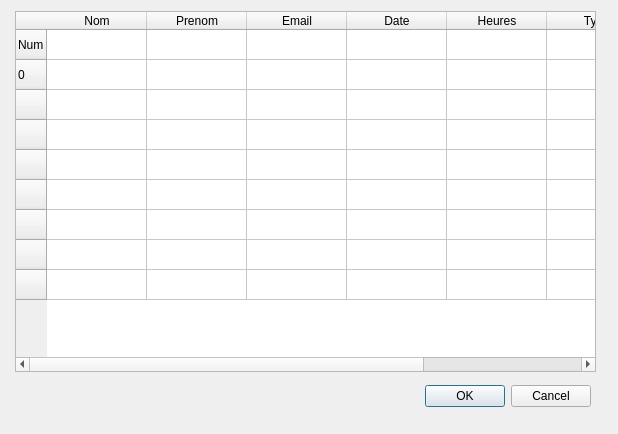
<?xml version="1.0" encoding="UTF-8"?>
<ui version="4.0">
 <class>Dialog</class>
 <widget class="QDialog" name="Dialog">
  <property name="geometry">
   <rect>
    <x>0</x>
    <y>0</y>
    <width>618</width>
    <height>434</height>
   </rect>
  </property>
  <property name="windowTitle">
   <string>Dialog</string>
  </property>
  <widget class="QDialogButtonBox" name="buttonBox">
   <property name="geometry">
    <rect>
     <x>250</x>
     <y>380</y>
     <width>341</width>
     <height>32</height>
    </rect>
   </property>
   <property name="orientation">
    <enum>Qt::Horizontal</enum>
   </property>
   <property name="standardButtons">
    <set>QDialogButtonBox::Cancel|QDialogButtonBox::Ok</set>
   </property>
  </widget>
  <widget class="QTableWidget" name="tableWidget">
   <property name="geometry">
    <rect>
     <x>15</x>
     <y>11</y>
     <width>581</width>
     <height>361</height>
    </rect>
   </property>
   <row>
    <property name="text">
     <string>Num</string>
    </property>
   </row>
   <row>
    <property name="text">
     <string>0</string>
    </property>
   </row>
   <row>
    <property name="text">
     <string/>
    </property>
   </row>
   <row>
    <property name="text">
     <string/>
    </property>
   </row>
   <row>
    <property name="text">
     <string/>
    </property>
   </row>
   <row>
    <property name="text">
     <string/>
    </property>
   </row>
   <row>
    <property name="text">
     <string/>
    </property>
   </row>
   <row>
    <property name="text">
     <string/>
    </property>
   </row>
   <row>
    <property name="text">
     <string/>
    </property>
   </row>
   <column>
    <property name="text">
     <string>Nom</string>
    </property>
   </column>
   <column>
    <property name="text">
     <string>Prenom</string>
    </property>
   </column>
   <column>
    <property name="text">
     <string>Email</string>
    </property>
   </column>
   <column>
    <property name="text">
     <string>Date</string>
    </property>
   </column>
   <column>
    <property name="text">
     <string>Heures</string>
    </property>
   </column>
   <column>
    <property name="text">
     <string>Type</string>
    </property>
   </column>
   <column>
    <property name="text">
     <string/>
    </property>
   </column>
  </widget>
 </widget>
 <resources/>
 <connections>
  <connection>
   <sender>buttonBox</sender>
   <signal>accepted()</signal>
   <receiver>Dialog</receiver>
   <slot>accept()</slot>
   <hints>
    <hint type="sourcelabel">
     <x>248</x>
     <y>254</y>
    </hint>
    <hint type="destinationlabel">
     <x>157</x>
     <y>274</y>
    </hint>
   </hints>
  </connection>
  <connection>
   <sender>buttonBox</sender>
   <signal>rejected()</signal>
   <receiver>Dialog</receiver>
   <slot>reject()</slot>
   <hints>
    <hint type="sourcelabel">
     <x>316</x>
     <y>260</y>
    </hint>
    <hint type="destinationlabel">
     <x>286</x>
     <y>274</y>
    </hint>
   </hints>
  </connection>
 </connections>
</ui>
